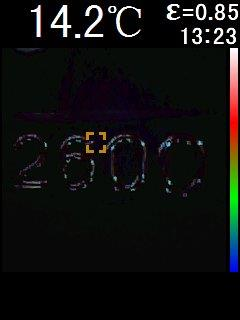
#> input picture Неразмеченные данные/23.02.17_13-23-56.jpg, 240 x 320 px, found by its file name
$ jupyter execute --allow-errors test.ipynb
#> lines starting #> are read from the running program, lines starting #| are printed output that depends on the picture
[cell 1]
from PIL import Image, ImageEnhance
import matplotlib.pyplot as plt

[cell 2]
import numpy as np
from skimage.util import view_as_windows
import cv2

[cell 3]
img = plt.imread('23.02.17_13-23-56.jpg')
#> img is the input picture: shape (320, 240, 3); mean R, G, B 15.6, 15.7, 15.2

plt.imshow(img)

[cell 4]
img = Image.open('23.02.17_13-23-56.jpg')
enhancer = ImageEnhance.Brightness(img)

[cell 5]
img

[cell 6]
factor =3 #brightens the image
im_output = enhancer.enhance(factor)
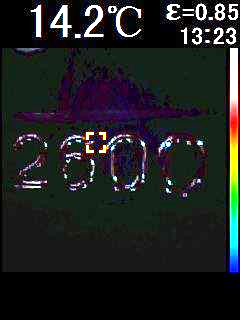
#> im_output: PIL image 240x320 RGB; mean R, G, B 31.8, 33.4, 33.3


$ run again, with Неразмеченные данные/23.02.17_13-07-49.jpg copied over Неразмеченные данные/23.02.17_13-23-56.jpg
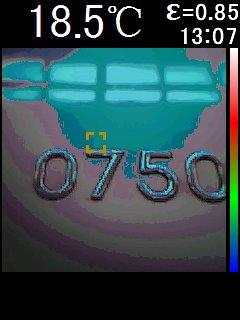
#> input picture Неразмеченные данные/23.02.17_13-07-49.jpg, 240 x 320 px, found by its file name
#> img is the input picture: shape (320, 240, 3); mean R, G, B 49.8, 73.9, 78.6
#> `im_output = enhancer.enhance(factor)`:
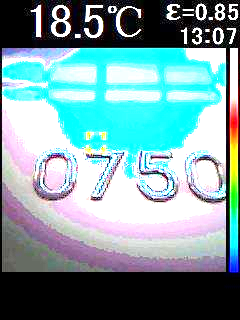
#> im_output: PIL image 240x320 RGB; mean R, G, B 122.6, 156.9, 161.4

$ run again, with Неразмеченные данные/23.02.17_13-08-33.jpg copied over Неразмеченные данные/23.02.17_13-23-56.jpg
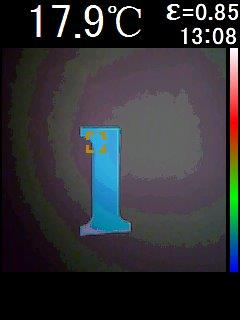
#> input picture Неразмеченные данные/23.02.17_13-08-33.jpg, 240 x 320 px, found by its file name
#> img is the input picture: shape (320, 240, 3); mean R, G, B 50.5, 50.3, 54.4
#> `im_output = enhancer.enhance(factor)`:
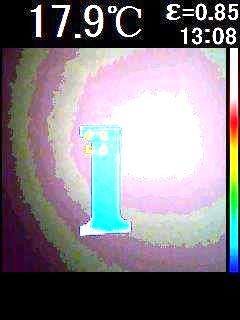
#> im_output: PIL image 240x320 RGB; mean R, G, B 131.7, 126.3, 133

$ run again, with Неразмеченные данные/23.02.17_13-08-37.jpg copied over Неразмеченные данные/23.02.17_13-23-56.jpg
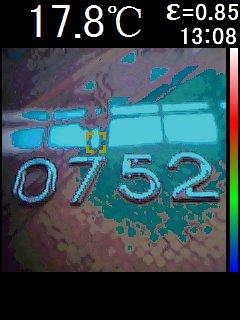
#> input picture Неразмеченные данные/23.02.17_13-08-37.jpg, 240 x 320 px, found by its file name
#> img is the input picture: shape (320, 240, 3); mean R, G, B 53.4, 74.8, 81.8
#> `im_output = enhancer.enhance(factor)`:
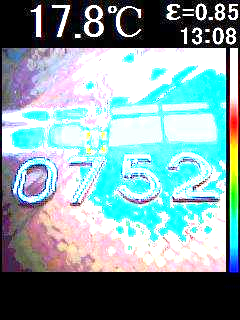
#> im_output: PIL image 240x320 RGB; mean R, G, B 131.2, 157.8, 162
